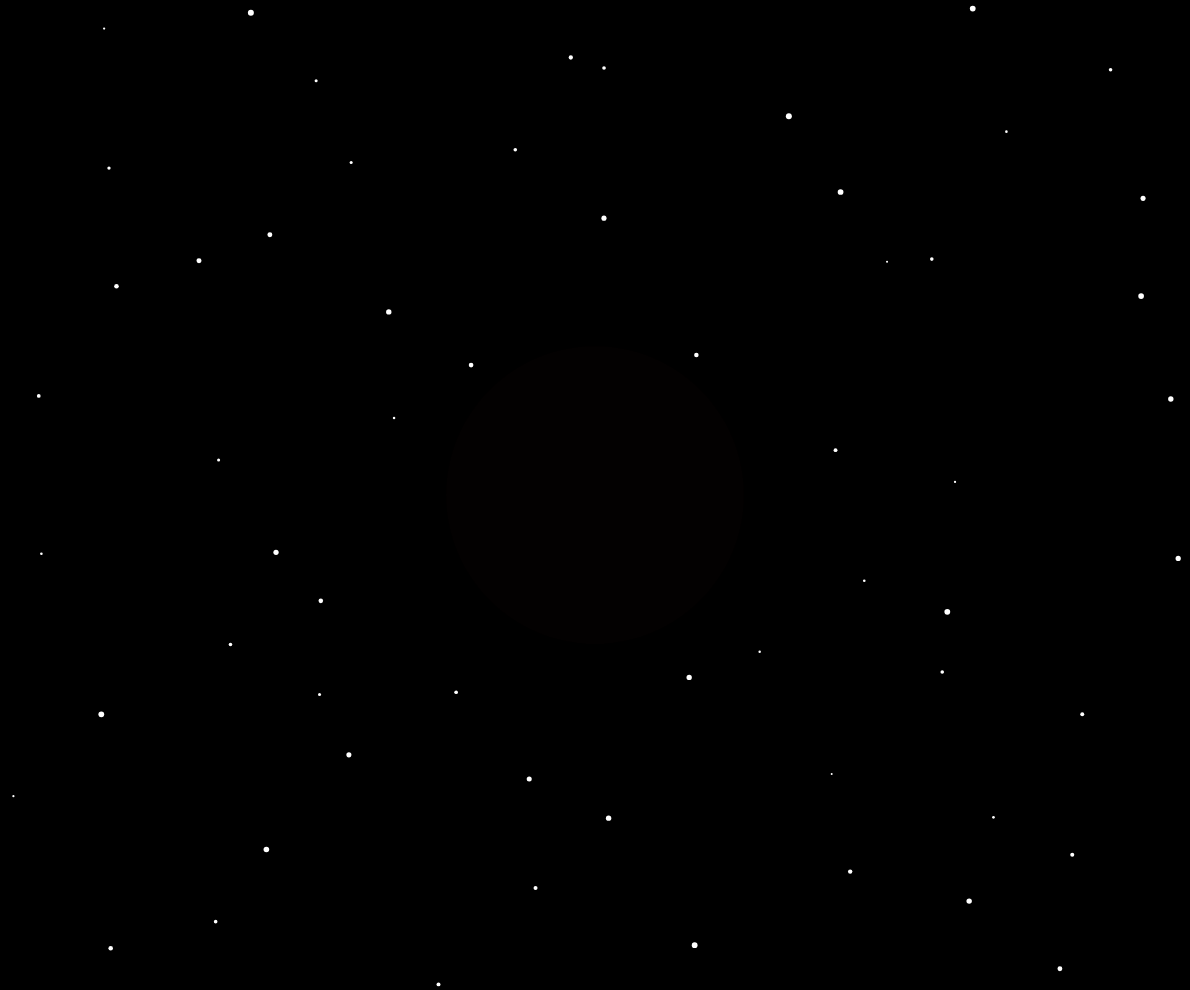
Frame 1 (no input)
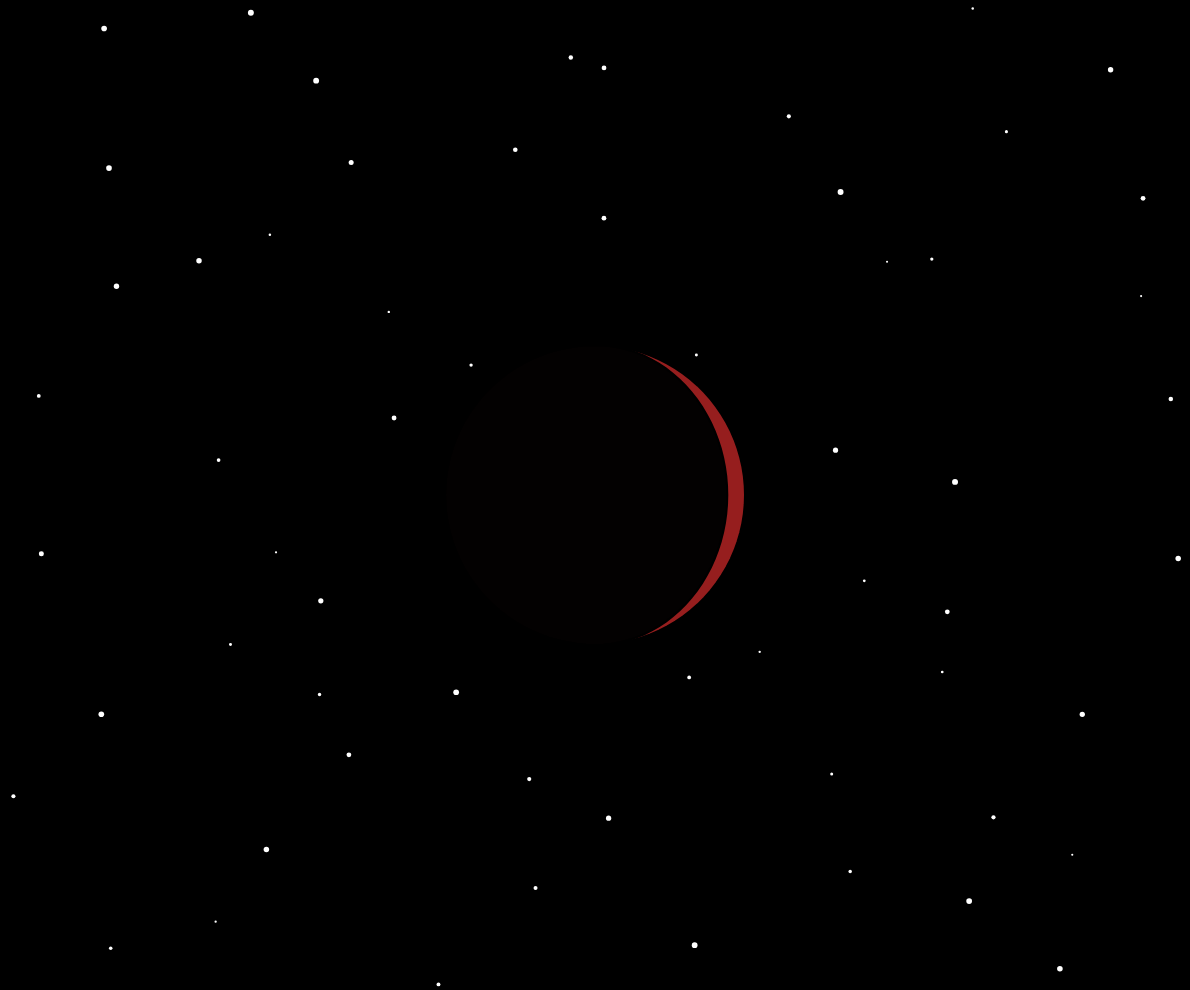
Frame 60 (no input)
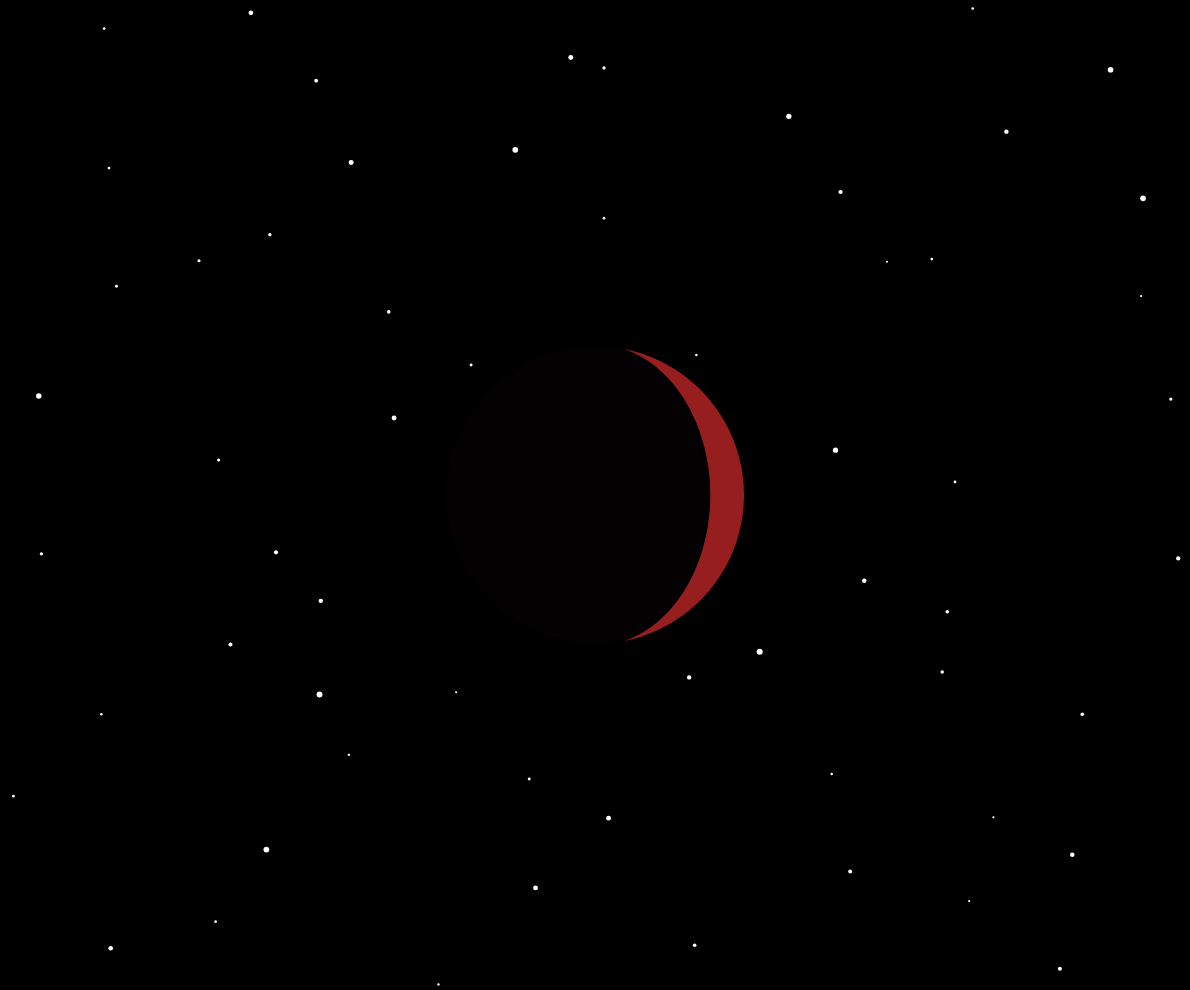
Frame 120 (the mouse pressed at the canvas centre since frame 60)

The p5.js sketch that drew these frames (run headless with seeded random() and noise() and a simulated clock; from frame 60 on, the mouse is pressed at the canvas centre):

// p5.js sketch
// ── sketch.js
let phase = 0.0;
let starNumber = 50;
let stars = [];
let speed = 0.0005;

let moon;

function setup() {
    let canvas = createCanvas(window.windowWidth - 10, window.windowHeight - 10);
    canvas.position(5, 5);

    stars = generateStarsBlueNoise(starNumber, width, height);
    moon = new Moon(width/2, height/2, 150);
}

function draw() {
    background(0);

    fill(255);
    noStroke();
    stars.forEach(s => ellipse(s.x, s.y, random(2, 6)));

    //moon.draw(2.0*phase);
    moon.draw(2.0*(((1.0-phase)+0.5)%1.0));

    phase += speed;
    if(phase > 1){
        phase = 0.0;
    }
}

function generateStarsWhiteNoise(n, w, h){
    let s = [];
    for(let i = 0; i < n; i++){
        let point = createVector(random(5, w-5), random(5, h-5));
        while(center.dist(point) <= rad + 5){
            point = createVector(random(5, w-5), random(5, h-5));
        }
        s.push(point);
    }
    return s;
}

function generateStarsBlueNoise(n, w, h){
    let cols = Math.ceil(Math.sqrt(n));
    let rows = Math.ceil(Math.sqrt(n));
    let s = [];
    for(let i = 0; i < cols; i++){
        for(let j = 0; j < rows; j++){
            s.push(createVector(random(i*(w/cols) + 5, i*(w/cols) + w/cols - 5),
                                random(j*(h/rows) + 5, j*(h/rows) + h/rows - 5)));
        }
    }
    return s;
}
// ── Moon.js
class Moon{
    constructor(x, y, rad, det = 100){
        this.pos = createVector(x, y);
        this.rad = rad;
        this.detail = det;
        this.phase = 0.0;
    }

    draw(p){

        /****************
        * Draw the Moon *
        *****************/

        // Set the style
        fill(150, 30, 30);
        stroke(0);

        // Draw the ellipse
        beginShape();
        let interval = 2*Math.PI/this.detail;
        for(let i = 0; i < this.detail; i++){
            let x = this.pos.x + this.rad*Math.cos(i*interval + Math.PI/2);
            let y = this.pos.y + this.rad*Math.sin(i*interval + Math.PI/2);
            vertex(x, y);
        }
        endShape(CLOSE);


        /************************
         * Draw the Moon Shadow *
         ************************/

        // Set the style
        fill(0, 250);
        stroke(0);
        strokeWeight(2);

        // Draw the shadow shape
        beginShape();

        // Draw the first point of the shape
        let x = this.pos.x + this.rad*Math.cos(Math.PI/2);
        let y = this.pos.y + this.rad*Math.sin(Math.PI/2);
        vertex(x, y);

        // Draw the first half of the shape (the left side)
        for(let i = 1; i < this.detail/2; i++){
            x = this.pos.x + this.rad*Math.cos(i*interval + Math.PI/2);
            y = this.pos.y + this.rad*Math.sin(i*interval + Math.PI/2);

            let dist = 2*Math.abs(this.pos.x - x);
            if(p > 1){
                vertex(x + dist*(p-1), y);
            }else{
                vertex(x, y);
            }
        }

        //Draw the point at the bottom of the shape
        x = this.pos.x + this.rad*Math.cos(3*Math.PI/2);
        y = this.pos.y + this.rad*Math.sin(3*Math.PI/2);
        vertex(x, y);

        // Draw the second half of the shape (the right side)
        for(let i = this.detail/2 - 1; i >= 1; i--){
            x = this.pos.x + this.rad*Math.cos(i*interval + Math.PI/2);
            y = this.pos.y + this.rad*Math.sin(i*interval + Math.PI/2);

            let dist = 2*Math.abs(this.pos.x - x);
            if(p > 1){
                vertex(x+dist, y);
            }else{
                vertex(x+dist*p, y);
            }
        }
        endShape(CLOSE);

    }
}
// ── Utils.js
function generateStarsWhiteNoise(n, w, h){
    let s = [];
    for(let i = 0; i < n; i++){
        let point = createVector(random(5, w-5), random(5, h-5));
        while(center.dist(point) <= rad + 5){
            point = createVector(random(5, w-5), random(5, h-5));
        }
        s.push(point);
    }
    return s;
}

function generateStarsBlueNoise(n, w, h){
    let cols = Math.ceil(Math.sqrt(n));
    let rows = Math.ceil(Math.sqrt(n));
    let s = [];
    for(let i = 0; i < cols; i++){
        for(let j = 0; j < rows; j++){
            s.push(createVector(random(i*(w/cols) + 5, i*(w/cols) + w/cols - 5),
                random(j*(h/rows) + 5, j*(h/rows) + h/rows - 5)));
        }
    }
    return s;
}
